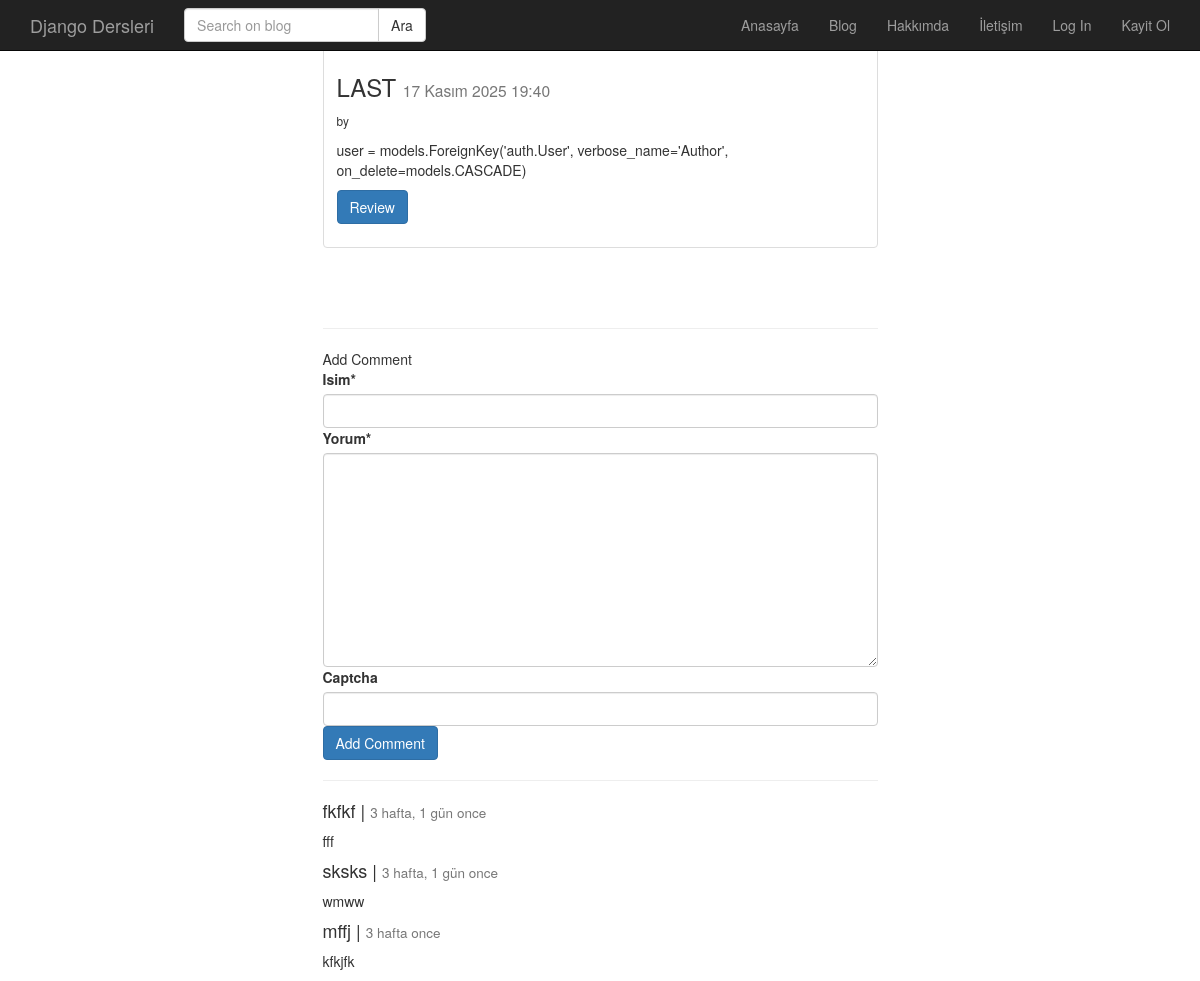
Page /post/last/ on the committed database.
### post/models.py (models this page shows, shortened)
class Post(models.Model):
    user = models.ForeignKey('auth.User', verbose_name='Author', on_delete=models.CASCADE, related_name='posts')
    baslik = models.CharField(max_length=120, verbose_name='Title')
    metin = RichTextField(verbose_name='Content')
    yayimlanma_tarihi = models.DateTimeField(verbose_name='Published Date', auto_now_add=True)
    image = models.ImageField(null=True, blank=True)
    slug = models.SlugField(unique=True, null=True, blank=True, editable=False, max_length=130)
    def get_absolute_url(self):
        return reverse('post:detail', kwargs={"slug" : self.slug})
    class Meta:
        ordering = ['-yayimlanma_tarihi', 'id']

class Comment(models.Model):
    post = models.ForeignKey('post.Post', related_name='comments', on_delete=models.CASCADE)
    name = models.CharField(max_length=200, verbose_name='Isim')
    content = models.TextField(verbose_name='Yorum')
    created_date = models.DateTimeField(auto_now_add=True)

### post/views.py (the view)
# urls.py: path('<str:slug>/', post_detail, name='detail'),
def post_detail(request, slug):
    post = get_object_or_404(Post, slug=slug)
    form = CommentForm(request.POST or None)
    if form.is_valid():
        comment = form.save(commit=False)
        comment.post = post
        comment.save()
        return HttpResponseRedirect(post.get_absolute_url())
    context = {
        'post' : post,
        'form' : form,
    }
    return render(request, 'post/detail.html', context)

### post/forms.py
class CommentForm(forms.ModelForm):
    captcha = ReCaptchaField()
    class Meta:
        model = Comment
        fields = [
            'name',
            'content',
        ]

### templates/post/detail.html (shortened to what this page needs)
{% extends 'base.html' %}
{% block body %}
        <div class="container">
        <div class="row" >
            <div class="col-md-6 col-md-offset-3" >
                <div class="thumbnail">
                    <div class="caption">
                        <h3>{{post.baslik}} <small>{{post.yayimlanma_tarihi}}</small></h3>
                        <small> by {{post.user.get_full_name}}</small>
                        <p>{{post.metin | safe | linebreaks}}</p>
                        <p><a href="{{ post.get_absolute_url }}" class="btn btn-primary">Review</a></p>
                    </div>
                </div>
                <br><br><hr
                <h3>Add Comment</h3>
                {% include 'post/comment.html' %}
                <hr>
                {% for comment in post.comments.all %}
                    <h4>{{ comment.name }} | <small>{{ comment.created_date|timesince }} once</small> </h4>
                    <p>{{ comment.content | linebreaks}} </p>
                {% endfor %}
            </div>
            </div>
        </div>
{% endblock %}

### static/css/style.css (style rules this page uses)
body { padding-top: 40px; }

### rows in the picture
Post: baslik "LAST", yayimlanma_tarihi "17 Kasım 2025 19:40", metin "user = models.ForeignKey('auth.User', verbose_name='Author', on_delete=models.CASCADE)"
Comment: name "fkfkf", created_date "3 hafta, 1 gün", content "fff"
Comment: name "sksks", created_date "3 hafta, 1 gün", content "wmww"
Comment: name "mffj", created_date "3 hafta", content "kfkjfk"
